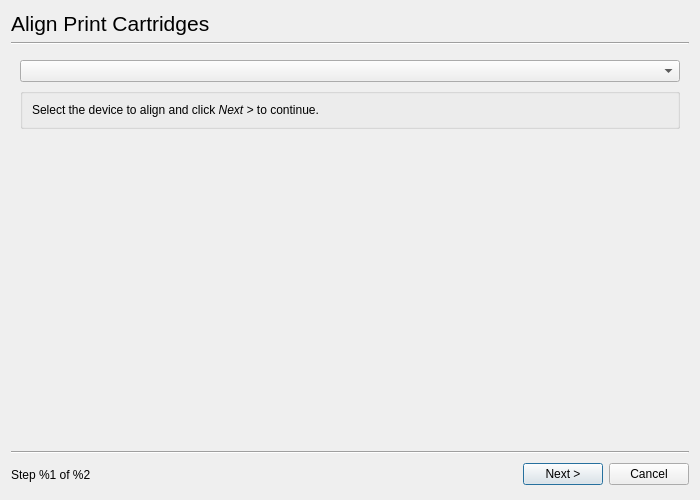
<ui version="4.0" >
 <class>Dialog</class>
 <widget class="QDialog" name="Dialog" >
  <property name="geometry" >
   <rect>
    <x>0</x>
    <y>0</y>
    <width>700</width>
    <height>500</height>
   </rect>
  </property>
  <property name="windowTitle" >
   <string>HP Device Manager - Align Print Cartridges</string>
  </property>
  <layout class="QGridLayout" >
   <item row="0" column="0" colspan="3" >
    <widget class="QLabel" name="label" >
     <property name="font" >
      <font>
       <pointsize>16</pointsize>
      </font>
     </property>
     <property name="text" >
      <string>Align Print Cartridges</string>
     </property>
    </widget>
   </item>
   <item row="1" column="0" colspan="5" >
    <widget class="Line" name="line" >
     <property name="orientation" >
      <enum>Qt::Horizontal</enum>
     </property>
    </widget>
   </item>
   <item row="2" column="0" colspan="5" >
    <widget class="QStackedWidget" name="StackedWidget" >
     <property name="currentIndex" >
      <number>0</number>
     </property>
     <widget class="QWidget" name="StartPage" >
      <layout class="QGridLayout" >
       <item row="0" column="0" >
        <widget class="DeviceUriComboBox" name="DeviceComboBox" />
       </item>
       <item row="1" column="0" >
        <widget class="QGroupBox" name="groupBox" >
         <property name="title" >
          <string/>
         </property>
         <layout class="QGridLayout" >
          <item row="0" column="0" >
           <widget class="QLabel" name="label_2" >
            <property name="text" >
             <string>&lt;html>&lt;head>&lt;meta name="qrichtext" content="1" />&lt;style type="text/css">
p, li { white-space: pre-wrap; }
&lt;/style>&lt;/head>&lt;body style=" font-family:'Sans Serif'; font-size:9pt; font-weight:400; font-style:normal;">
&lt;p style=" margin-top:0px; margin-bottom:0px; margin-left:0px; margin-right:0px; -qt-block-indent:0; text-indent:0px;">Select the device to align and click &lt;span style=" font-style:italic;">Next &amp;gt;&lt;/span> to continue.&lt;/p>&lt;/body>&lt;/html></string>
            </property>
           </widget>
          </item>
         </layout>
        </widget>
       </item>
       <item row="2" column="0" >
        <spacer>
         <property name="orientation" >
          <enum>Qt::Vertical</enum>
         </property>
         <property name="sizeHint" stdset="0" >
          <size>
           <width>564</width>
           <height>161</height>
          </size>
         </property>
        </spacer>
       </item>
      </layout>
     </widget>
     <widget class="QWidget" name="LoadPaperPage" >
      <layout class="QGridLayout" >
       <item row="0" column="0" >
        <widget class="LoadPaperGroupBox" name="LoadPaper" >
         <property name="title" >
          <string/>
         </property>
        </widget>
       </item>
       <item row="1" column="0" >
        <spacer>
         <property name="orientation" >
          <enum>Qt::Vertical</enum>
         </property>
         <property name="sizeHint" stdset="0" >
          <size>
           <width>20</width>
           <height>181</height>
          </size>
         </property>
        </spacer>
       </item>
      </layout>
     </widget>
     <widget class="QWidget" name="PaperEdgePage" >
      <layout class="QGridLayout" >
       <item row="0" column="0" colspan="4" >
        <widget class="QLabel" name="PageEdgeTitle" >
         <property name="text" >
          <string/>
         </property>
        </widget>
       </item>
       <item row="1" column="1" >
        <spacer>
         <property name="orientation" >
          <enum>Qt::Vertical</enum>
         </property>
         <property name="sizeHint" stdset="0" >
          <size>
           <width>20</width>
           <height>40</height>
          </size>
         </property>
        </spacer>
       </item>
       <item row="2" column="0" >
        <spacer>
         <property name="orientation" >
          <enum>Qt::Horizontal</enum>
         </property>
         <property name="sizeHint" stdset="0" >
          <size>
           <width>40</width>
           <height>20</height>
          </size>
         </property>
        </spacer>
       </item>
       <item row="2" column="1" colspan="2" >
        <layout class="QHBoxLayout" >
         <item>
          <widget class="QLabel" name="PageEdgeIcon" >
           <property name="sizePolicy" >
            <sizepolicy vsizetype="Fixed" hsizetype="Fixed" >
             <horstretch>0</horstretch>
             <verstretch>0</verstretch>
            </sizepolicy>
           </property>
           <property name="minimumSize" >
            <size>
             <width>85</width>
             <height>90</height>
            </size>
           </property>
           <property name="maximumSize" >
            <size>
             <width>85</width>
             <height>90</height>
            </size>
           </property>
           <property name="frameShape" >
            <enum>QFrame::NoFrame</enum>
           </property>
          </widget>
         </item>
         <item>
          <widget class="QComboBox" name="PageEdgeComboBox" />
         </item>
        </layout>
       </item>
       <item row="2" column="3" >
        <spacer>
         <property name="orientation" >
          <enum>Qt::Horizontal</enum>
         </property>
         <property name="sizeHint" stdset="0" >
          <size>
           <width>40</width>
           <height>20</height>
          </size>
         </property>
        </spacer>
       </item>
       <item row="3" column="2" >
        <spacer>
         <property name="orientation" >
          <enum>Qt::Vertical</enum>
         </property>
         <property name="sizeHint" stdset="0" >
          <size>
           <width>20</width>
           <height>40</height>
          </size>
         </property>
        </spacer>
       </item>
      </layout>
     </widget>
     <widget class="QWidget" name="AlignmentNumber" >
      <layout class="QGridLayout" >
       <item row="0" column="0" colspan="4" >
        <widget class="QLabel" name="AlignmentNumberTitle" >
         <property name="text" >
          <string/>
         </property>
        </widget>
       </item>
       <item row="1" column="1" >
        <spacer>
         <property name="orientation" >
          <enum>Qt::Vertical</enum>
         </property>
         <property name="sizeHint" stdset="0" >
          <size>
           <width>20</width>
           <height>40</height>
          </size>
         </property>
        </spacer>
       </item>
       <item row="2" column="0" >
        <spacer>
         <property name="orientation" >
          <enum>Qt::Horizontal</enum>
         </property>
         <property name="sizeHint" stdset="0" >
          <size>
           <width>40</width>
           <height>20</height>
          </size>
         </property>
        </spacer>
       </item>
       <item row="2" column="1" colspan="2" >
        <layout class="QHBoxLayout" >
         <item>
          <widget class="QLabel" name="AlignmentNumberIcon" >
           <property name="sizePolicy" >
            <sizepolicy vsizetype="Fixed" hsizetype="Fixed" >
             <horstretch>0</horstretch>
             <verstretch>0</verstretch>
            </sizepolicy>
           </property>
           <property name="minimumSize" >
            <size>
             <width>85</width>
             <height>90</height>
            </size>
           </property>
           <property name="maximumSize" >
            <size>
             <width>85</width>
             <height>90</height>
            </size>
           </property>
           <property name="frameShape" >
            <enum>QFrame::NoFrame</enum>
           </property>
          </widget>
         </item>
         <item>
          <widget class="QComboBox" name="AlignmentNumberComboBox" />
         </item>
        </layout>
       </item>
       <item row="2" column="3" >
        <spacer>
         <property name="orientation" >
          <enum>Qt::Horizontal</enum>
         </property>
         <property name="sizeHint" stdset="0" >
          <size>
           <width>40</width>
           <height>20</height>
          </size>
         </property>
        </spacer>
       </item>
       <item row="3" column="2" >
        <spacer>
         <property name="orientation" >
          <enum>Qt::Vertical</enum>
         </property>
         <property name="sizeHint" stdset="0" >
          <size>
           <width>20</width>
           <height>40</height>
          </size>
         </property>
        </spacer>
       </item>
      </layout>
     </widget>
     <widget class="QWidget" name="ColorAdjPage" >
      <layout class="QGridLayout" >
       <item row="0" column="0" colspan="5" >
        <widget class="QLabel" name="label_12" >
         <property name="text" >
          <string>Choose the numbered colored box that the color &lt;b>best &lt;/b>matches the background color of the bar.</string>
         </property>
         <property name="wordWrap" >
          <bool>true</bool>
         </property>
        </widget>
       </item>
       <item row="1" column="1" >
        <spacer>
         <property name="orientation" >
          <enum>Qt::Vertical</enum>
         </property>
         <property name="sizeHint" stdset="0" >
          <size>
           <width>20</width>
           <height>40</height>
          </size>
         </property>
        </spacer>
       </item>
       <item row="2" column="0" >
        <spacer>
         <property name="orientation" >
          <enum>Qt::Horizontal</enum>
         </property>
         <property name="sizeHint" stdset="0" >
          <size>
           <width>40</width>
           <height>20</height>
          </size>
         </property>
        </spacer>
       </item>
       <item row="2" column="1" >
        <widget class="QLabel" name="ColorAdjustIcon" >
         <property name="sizePolicy" >
          <sizepolicy vsizetype="Fixed" hsizetype="Fixed" >
           <horstretch>0</horstretch>
           <verstretch>0</verstretch>
          </sizepolicy>
         </property>
         <property name="minimumSize" >
          <size>
           <width>85</width>
           <height>90</height>
          </size>
         </property>
         <property name="maximumSize" >
          <size>
           <width>85</width>
           <height>90</height>
          </size>
         </property>
         <property name="frameShape" >
          <enum>QFrame::NoFrame</enum>
         </property>
         <property name="text" >
          <string/>
         </property>
        </widget>
       </item>
       <item row="2" column="2" >
        <spacer>
         <property name="orientation" >
          <enum>Qt::Horizontal</enum>
         </property>
         <property name="sizeHint" stdset="0" >
          <size>
           <width>31</width>
           <height>20</height>
          </size>
         </property>
        </spacer>
       </item>
       <item row="2" column="3" >
        <layout class="QHBoxLayout" >
         <item>
          <widget class="QLabel" name="ColorAdjustLabel" >
           <property name="text" >
            <string>Line %1:</string>
           </property>
          </widget>
         </item>
         <item>
          <widget class="QComboBox" name="ColorAdjustComboBox" />
         </item>
        </layout>
       </item>
       <item row="2" column="4" >
        <spacer>
         <property name="orientation" >
          <enum>Qt::Horizontal</enum>
         </property>
         <property name="sizeHint" stdset="0" >
          <size>
           <width>40</width>
           <height>20</height>
          </size>
         </property>
        </spacer>
       </item>
       <item row="3" column="1" >
        <spacer>
         <property name="orientation" >
          <enum>Qt::Vertical</enum>
         </property>
         <property name="sizeHint" stdset="0" >
          <size>
           <width>20</width>
           <height>40</height>
          </size>
         </property>
        </spacer>
       </item>
      </layout>
     </widget>
     <widget class="QWidget" name="LBowPage" >
      <layout class="QGridLayout" >
       <item row="0" column="0" colspan="5" >
        <widget class="QLabel" name="LBowTitle" >
         <property name="text" >
          <string/>
         </property>
         <property name="wordWrap" >
          <bool>true</bool>
         </property>
        </widget>
       </item>
       <item row="1" column="1" >
        <spacer>
         <property name="orientation" >
          <enum>Qt::Vertical</enum>
         </property>
         <property name="sizeHint" stdset="0" >
          <size>
           <width>20</width>
           <height>40</height>
          </size>
         </property>
        </spacer>
       </item>
       <item rowspan="3" row="1" column="3" >
        <widget class="QGroupBox" name="groupBox_2" >
         <property name="title" >
          <string/>
         </property>
         <layout class="QGridLayout" >
          <item row="0" column="0" >
           <layout class="QHBoxLayout" >
            <item>
             <widget class="QLabel" name="label_4" >
              <property name="text" >
               <string>Row A:</string>
              </property>
             </widget>
            </item>
            <item>
             <widget class="QComboBox" name="aComboBox" />
            </item>
           </layout>
          </item>
          <item row="1" column="0" >
           <layout class="QHBoxLayout" >
            <item>
             <widget class="QLabel" name="label_5" >
              <property name="text" >
               <string>Row B:</string>
              </property>
             </widget>
            </item>
            <item>
             <widget class="QComboBox" name="bComboBox" />
            </item>
           </layout>
          </item>
          <item row="2" column="0" >
           <layout class="QHBoxLayout" >
            <item>
             <widget class="QLabel" name="label_6" >
              <property name="text" >
               <string>Row C:</string>
              </property>
             </widget>
            </item>
            <item>
             <widget class="QComboBox" name="cComboBox" />
            </item>
           </layout>
          </item>
          <item row="3" column="0" >
           <layout class="QHBoxLayout" >
            <item>
             <widget class="QLabel" name="label_7" >
              <property name="text" >
               <string>Row D:</string>
              </property>
             </widget>
            </item>
            <item>
             <widget class="QComboBox" name="dComboBox" />
            </item>
           </layout>
          </item>
          <item row="4" column="0" >
           <layout class="QHBoxLayout" >
            <item>
             <widget class="QLabel" name="label_8" >
              <property name="text" >
               <string>Row E:</string>
              </property>
             </widget>
            </item>
            <item>
             <widget class="QComboBox" name="eComboBox" />
            </item>
           </layout>
          </item>
          <item row="5" column="0" >
           <layout class="QHBoxLayout" >
            <item>
             <widget class="QLabel" name="label_9" >
              <property name="text" >
               <string>Row F:</string>
              </property>
             </widget>
            </item>
            <item>
             <widget class="QComboBox" name="fComboBox" />
            </item>
           </layout>
          </item>
          <item row="6" column="0" >
           <layout class="QHBoxLayout" >
            <item>
             <widget class="QLabel" name="label_10" >
              <property name="text" >
               <string>Row G:</string>
              </property>
             </widget>
            </item>
            <item>
             <widget class="QComboBox" name="gComboBox" />
            </item>
           </layout>
          </item>
          <item row="7" column="0" >
           <layout class="QHBoxLayout" >
            <item>
             <widget class="QLabel" name="label_11" >
              <property name="text" >
               <string>Row H:</string>
              </property>
             </widget>
            </item>
            <item>
             <widget class="QComboBox" name="hComboBox" />
            </item>
           </layout>
          </item>
         </layout>
        </widget>
       </item>
       <item row="2" column="0" >
        <spacer>
         <property name="orientation" >
          <enum>Qt::Horizontal</enum>
         </property>
         <property name="sizeHint" stdset="0" >
          <size>
           <width>41</width>
           <height>20</height>
          </size>
         </property>
        </spacer>
       </item>
       <item row="2" column="1" >
        <widget class="QLabel" name="LBowIcon" >
         <property name="sizePolicy" >
          <sizepolicy vsizetype="Fixed" hsizetype="Fixed" >
           <horstretch>0</horstretch>
           <verstretch>0</verstretch>
          </sizepolicy>
         </property>
         <property name="minimumSize" >
          <size>
           <width>192</width>
           <height>93</height>
          </size>
         </property>
         <property name="maximumSize" >
          <size>
           <width>192</width>
           <height>93</height>
          </size>
         </property>
         <property name="frameShape" >
          <enum>QFrame::NoFrame</enum>
         </property>
         <property name="text" >
          <string/>
         </property>
        </widget>
       </item>
       <item row="2" column="2" >
        <spacer>
         <property name="orientation" >
          <enum>Qt::Horizontal</enum>
         </property>
         <property name="sizeHint" stdset="0" >
          <size>
           <width>40</width>
           <height>20</height>
          </size>
         </property>
        </spacer>
       </item>
       <item row="2" column="4" >
        <spacer>
         <property name="orientation" >
          <enum>Qt::Horizontal</enum>
         </property>
         <property name="sizeHint" stdset="0" >
          <size>
           <width>40</width>
           <height>20</height>
          </size>
         </property>
        </spacer>
       </item>
       <item row="3" column="1" >
        <spacer>
         <property name="orientation" >
          <enum>Qt::Vertical</enum>
         </property>
         <property name="sizeHint" stdset="0" >
          <size>
           <width>20</width>
           <height>40</height>
          </size>
         </property>
        </spacer>
       </item>
      </layout>
     </widget>
     <widget class="QWidget" name="AioPage" >
      <layout class="QGridLayout" >
       <item row="0" column="1" >
        <spacer>
         <property name="orientation" >
          <enum>Qt::Vertical</enum>
         </property>
         <property name="sizeHint" stdset="0" >
          <size>
           <width>20</width>
           <height>40</height>
          </size>
         </property>
        </spacer>
       </item>
       <item row="1" column="0" >
        <spacer>
         <property name="orientation" >
          <enum>Qt::Horizontal</enum>
         </property>
         <property name="sizeHint" stdset="0" >
          <size>
           <width>40</width>
           <height>20</height>
          </size>
         </property>
        </spacer>
       </item>
       <item row="1" column="1" >
        <widget class="QLabel" name="AioIcon" >
         <property name="sizePolicy" >
          <sizepolicy vsizetype="Fixed" hsizetype="Fixed" >
           <horstretch>0</horstretch>
           <verstretch>0</verstretch>
          </sizepolicy>
         </property>
         <property name="minimumSize" >
          <size>
           <width>92</width>
           <height>120</height>
          </size>
         </property>
         <property name="maximumSize" >
          <size>
           <width>92</width>
           <height>120</height>
          </size>
         </property>
         <property name="frameShape" >
          <enum>QFrame::NoFrame</enum>
         </property>
         <property name="text" >
          <string/>
         </property>
        </widget>
       </item>
       <item row="1" column="2" >
        <spacer>
         <property name="orientation" >
          <enum>Qt::Horizontal</enum>
         </property>
         <property name="sizeHint" stdset="0" >
          <size>
           <width>40</width>
           <height>20</height>
          </size>
         </property>
        </spacer>
       </item>
       <item row="1" column="3" >
        <widget class="QLabel" name="label_3" >
         <property name="text" >
          <string>&lt;html>&lt;head>&lt;meta name="qrichtext" content="1" />&lt;style type="text/css">
p, li { white-space: pre-wrap; }
&lt;/style>&lt;/head>&lt;body style=" font-family:'DejaVu Sans'; font-size:10pt; font-weight:400; font-style:normal;">
&lt;p style=" margin-top:0px; margin-bottom:0px; margin-left:0px; margin-right:0px; -qt-block-indent:0; text-indent:0px;">&lt;span style=" font-weight:600;">Follow these steps to complete the alignment:&lt;/span> &lt;/p>
&lt;p style=" margin-top:12px; margin-bottom:12px; margin-left:0px; margin-right:0px; -qt-block-indent:0; text-indent:0px;">&lt;span style=" font-weight:600;">1.&lt;/span> Place the alignment page, with the printed side facing down, on the scanner. &lt;/p>
&lt;p style=" margin-top:12px; margin-bottom:12px; margin-left:0px; margin-right:0px; -qt-block-indent:0; text-indent:0px;">&lt;span style=" font-weight:600;">2.&lt;/span> Press the &lt;span style=" font-style:italic;">Enter&lt;/span> or &lt;span style=" font-style:italic;">Scan&lt;/span> button on the printer. &lt;/p>
&lt;p style=" margin-top:12px; margin-bottom:12px; margin-left:0px; margin-right:0px; -qt-block-indent:0; text-indent:0px;">&lt;span style=" font-weight:600;">3.&lt;/span> "Alignment Complete" will be displayed when the process is finished (on some models with a front panel display) or the green light that was blinking during the process will stop blinking and remain green (on some models without a front panel display).&lt;/p>&lt;/body>&lt;/html></string>
         </property>
         <property name="wordWrap" >
          <bool>true</bool>
         </property>
        </widget>
       </item>
       <item row="2" column="1" >
        <spacer>
         <property name="orientation" >
          <enum>Qt::Vertical</enum>
         </property>
         <property name="sizeHint" stdset="0" >
          <size>
           <width>20</width>
           <height>40</height>
          </size>
         </property>
        </spacer>
       </item>
      </layout>
     </widget>
     <widget class="QWidget" name="FrontPanelPage" >
      <layout class="QGridLayout" >
       <item row="0" column="0" >
        <widget class="QLabel" name="label_13" >
         <property name="text" >
          <string>&lt;html>&lt;head>&lt;meta name="qrichtext" content="1" />&lt;style type="text/css">
p, li { white-space: pre-wrap; }
&lt;/style>&lt;/head>&lt;body style=" font-family:'DejaVu Sans'; font-size:10pt; font-weight:400; font-style:normal;">
&lt;p style=" margin-top:0px; margin-bottom:0px; margin-left:0px; margin-right:0px; -qt-block-indent:0; text-indent:0px;">&lt;span style=" font-weight:600;">Cartridge alignment on this printer is only available by accessing the front panel of the printer. &lt;/span>Please refer to the user guide for the printer for more information. Click &lt;span style=" font-style:italic;">Finish&lt;/span> to exit.&lt;/p>&lt;/body>&lt;/html></string>
         </property>
         <property name="textFormat" >
          <enum>Qt::RichText</enum>
         </property>
         <property name="wordWrap" >
          <bool>true</bool>
         </property>
        </widget>
       </item>
       <item row="1" column="0" >
        <spacer>
         <property name="orientation" >
          <enum>Qt::Vertical</enum>
         </property>
         <property name="sizeHint" stdset="0" >
          <size>
           <width>20</width>
           <height>40</height>
          </size>
         </property>
        </spacer>
       </item>
      </layout>
     </widget>
    </widget>
   </item>
   <item row="3" column="0" colspan="5" >
    <widget class="Line" name="line_2" >
     <property name="orientation" >
      <enum>Qt::Horizontal</enum>
     </property>
    </widget>
   </item>
   <item row="4" column="0" >
    <widget class="QLabel" name="StepText" >
     <property name="text" >
      <string>Step %1 of %2</string>
     </property>
    </widget>
   </item>
   <item row="4" column="1" >
    <spacer>
     <property name="orientation" >
      <enum>Qt::Horizontal</enum>
     </property>
     <property name="sizeHint" stdset="0" >
      <size>
       <width>191</width>
       <height>29</height>
      </size>
     </property>
    </spacer>
   </item>
   <item row="4" column="3" >
    <widget class="QPushButton" name="NextButton" >
     <property name="text" >
      <string>Next ></string>
     </property>
    </widget>
   </item>
   <item row="4" column="4" >
    <widget class="QPushButton" name="CancelButton" >
     <property name="text" >
      <string>Cancel</string>
     </property>
    </widget>
   </item>
  </layout>
 </widget>
 <customwidgets>
  <customwidget>
   <class>DeviceUriComboBox</class>
   <extends>QComboBox</extends>
   <header>deviceuricombobox.h</header>
  </customwidget>
  <customwidget>
   <class>LoadPaperGroupBox</class>
   <extends>QGroupBox</extends>
   <header>loadpapergroupbox.h</header>
   <container>1</container>
  </customwidget>
 </customwidgets>
 <resources/>
 <connections/>
</ui>
